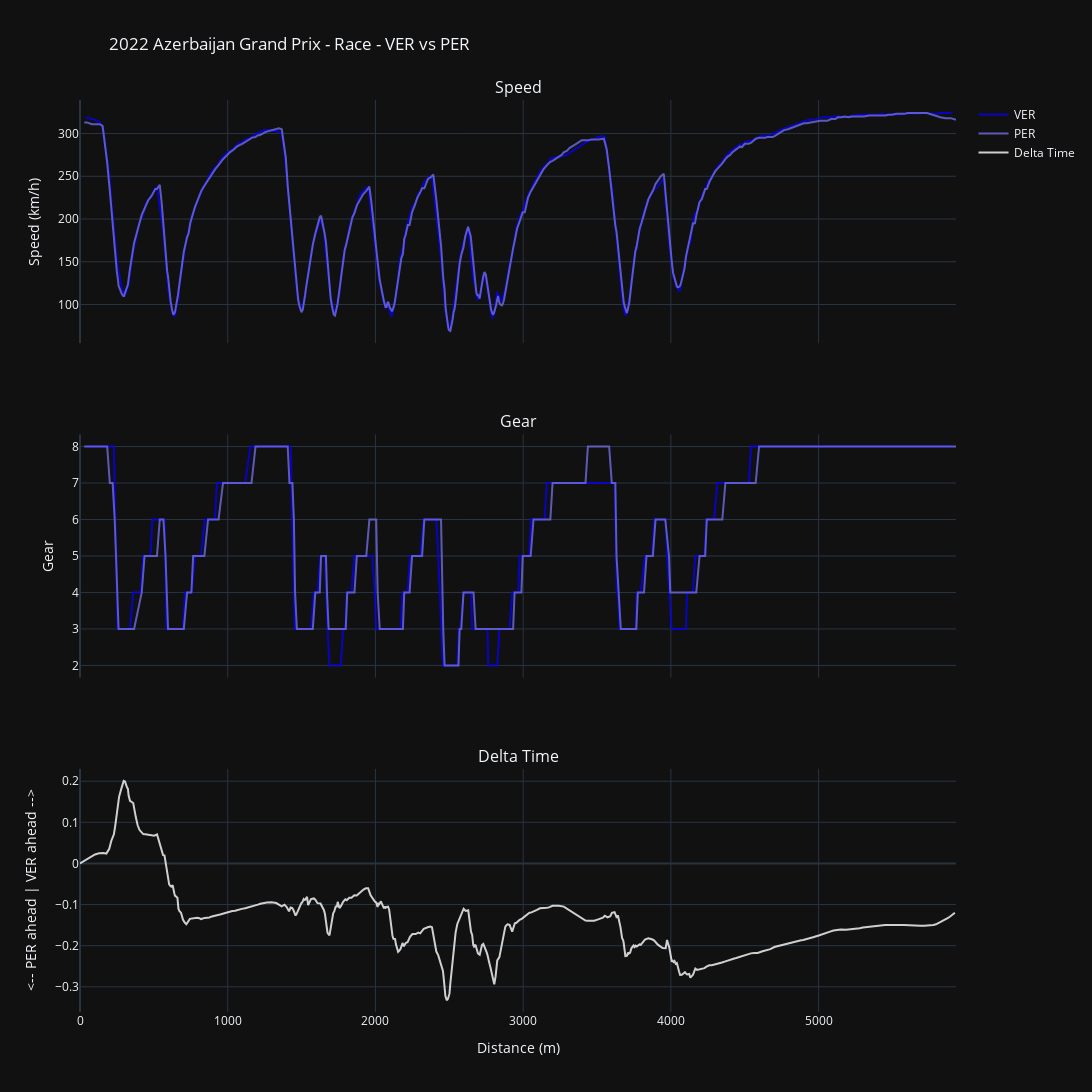

Source (notebook cell):
### Code cell
def plot_unstacked_data():

    hovertemplate_speed = 'Speed: %{y} km/h'+'<br>Distance: %{x} meters'
    hovertemplate_gear = 'Gear: %{y}'+'<br>Distance: %{x} meters'
    
    fig = make_subplots(rows=3, cols=1, shared_xaxes=True, subplot_titles=('Speed', 'Gear', 'Delta Time'), vertical_spacing=0.1)

    fig.append_trace(go.Scatter(x=car_data_1['Distance'], y=car_data_1['Speed'], name=driver_1, line_color=ff1.plotting.driver_color(driver_1), hovertemplate = hovertemplate_speed, opacity=0.8), 1, 1)
    fig.append_trace(go.Scatter(x=car_data_2['Distance'], y=car_data_2['Speed'], name=driver_2, line_color=ff1.plotting.driver_color(driver_2), hovertemplate = hovertemplate_speed, opacity=0.8), 1, 1)

    fig.append_trace(go.Scatter(x=car_data_1['Distance'], y=car_data_1['nGear'], name=driver_1, line_color=ff1.plotting.driver_color(driver_1), hovertemplate = hovertemplate_gear, opacity=0.8, showlegend=False), 2, 1)
    fig.append_trace(go.Scatter(x=car_data_2['Distance'], y=car_data_2['nGear'], name=driver_2, line_color=ff1.plotting.driver_color(driver_2), hovertemplate = hovertemplate_gear, opacity=0.8, showlegend=False), 2, 1)

    fig.append_trace(go.Scatter(x=ref_tel['Distance'], y=delta_time, line_color='white', mode='lines', name='Delta Time', hovertemplate = 'Delta Time: %{y:.3f} sec', opacity=0.8), 3, 1)

    fig.update_yaxes(title_text="Speed (km/h)", row=1, col=1)
    fig.update_yaxes(title_text="Gear", row=2, col=1)
    fig.update_yaxes(title_text=f"<-- {driver_2} ahead | {driver_1} ahead -->", row=3, col=1)
    fig.update_xaxes(title_text="Distance (m)", row=3, col=1)

    fig.update_layout(width=1200, height=1200, title_text=plot_title, title_x=0.1)
    return fig

plot_unstacked_data()

### Figure 1 — Plotly figure (JSON) as saved in the notebook; plotly's stock layout.template omitted (floating-point values rounded to 4 significant figures; data arrays with more than 128 entries replaced by an {"elided": "..."} marker saying what was removed)
{"data": [{"hovertemplate": "Speed: %{y} km/h<br>Distance: %{x} meters", "line": {"color": "#0600ef"}, "name": "VER", "opacity": 0.8, "type": "scatter", "x": {"elided": "406 int values"}, "xaxis": "x", "y": {"elided": "406 int values"}, "yaxis": "y"}, {"hovertemplate": "Speed: %{y} km/h<br>Distance: %{x} meters", "line": {"color": "#716de2"}, "name": "PER", "opacity": 0.8, "type": "scatter", "x": {"elided": "391 int values"}, "xaxis": "x", "y": {"elided": "391 int values"}, "yaxis": "y"}, {"hovertemplate": "Gear: %{y}<br>Distance: %{x} meters", "line": {"color": "#0600ef"}, "name": "VER", "opacity": 0.8, "showlegend": false, "type": "scatter", "x": {"elided": "406 int values"}, "xaxis": "x2", "y": {"elided": "406 int values"}, "yaxis": "y2"}, {"hovertemplate": "Gear: %{y}<br>Distance: %{x} meters", "line": {"color": "#716de2"}, "name": "PER", "opacity": 0.8, "showlegend": false, "type": "scatter", "x": {"elided": "391 int values"}, "xaxis": "x2", "y": {"elided": "391 int values"}, "yaxis": "y2"}, {"hovertemplate": "Delta Time: %{y:.3f} sec", "line": {"color": "white"}, "mode": "lines", "name": "Delta Time", "opacity": 0.8, "type": "scatter", "x": {"elided": "408 float values"}, "xaxis": "x3", "y": {"elided": "408 float values"}, "yaxis": "y3"}], "layout": {"annotations": [{"font": {"size": 16}, "showarrow": false, "text": "Speed", "x": 0.5, "xanchor": "center", "xref": "paper", "y": 1, "yanchor": "bottom", "yref": "paper"}, {"font": {"size": 16}, "showarrow": false, "text": "Gear", "x": 0.5, "xanchor": "center", "xref": "paper", "y": 0.6333, "yanchor": "bottom", "yref": "paper"}, {"font": {"size": 16}, "showarrow": false, "text": "Delta Time", "x": 0.5, "xanchor": "center", "xref": "paper", "y": 0.2667, "yanchor": "bottom", "yref": "paper"}], "height": 1200, "title": {"text": "2022 Azerbaijan Grand Prix - Race - VER vs PER", "x": 0.1}, "width": 1200, "xaxis": {"anchor": "y", "domain": [0, 1], "matches": "x3", "showticklabels": false}, "xaxis2": {"anchor": "y2", "domain": [0, 1], "matches": "x3", "showticklabels": false}, "xaxis3": {"anchor": "y3", "domain": [0, 1], "title": {"text": "Distance (m)"}}, "yaxis": {"anchor": "x", "domain": [0.7333, 1], "title": {"text": "Speed (km/h)"}}, "yaxis2": {"anchor": "x2", "domain": [0.3667, 0.6333], "title": {"text": "Gear"}}, "yaxis3": {"anchor": "x3", "domain": [0, 0.2667], "title": {"text": "<-- PER ahead | VER ahead -->"}}}}
